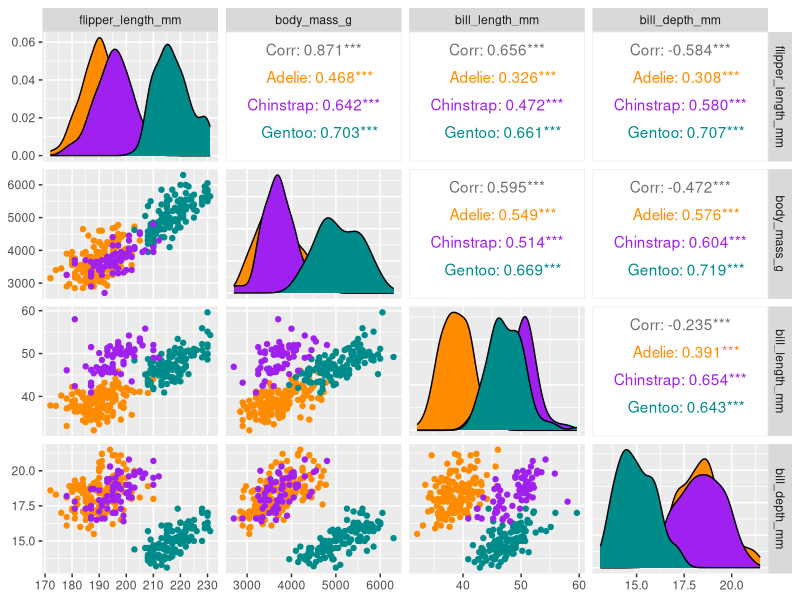

Reproduce this figure in R.
## ---- chunk 1
knitr::opts_chunk$set
# I like to put all of my library calls here, each on a seperate line. I am not 
# sure if this is good or bad practice.
library(tidyverse)
library(palmerpenguins)
library(GGally)
library(kableExtra)
## ---- chunk 2
penguin_sum <- penguins %>%
  group_by(island, year) %>%
  summarize(mean_body_mass_g = mean(body_mass_g, na.rm = TRUE)) %>% 
  ungroup()

kable(x = penguin_sum, 
      col.names = c("Island", "Year", "Mean Body Mass (g)")) %>%
  kable_styling(latex_options = "hold_position") 
# without the "hold_position" the table ends up at the top of the page

## ---- chunk 3
penguins %>%
  select(species, body_mass_g, ends_with("_mm")) %>% 
  GGally::ggpairs(aes(color = species),
          columns = c("flipper_length_mm", "body_mass_g", 
                      "bill_length_mm", "bill_depth_mm")) +
  scale_colour_manual(values = c("darkorange","purple","cyan4")) +
  scale_fill_manual(values = c("darkorange","purple","cyan4"))
